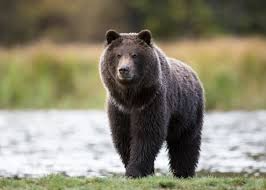
#> input picture Photos:videos/bear.png, 266 x 190 px, found by its file name
$ python threshold.py
#> lines starting #> are read from the running program, lines starting #| are printed output that depends on the picture; after the words box and inside, x2 and y2 are one past the last pixel; in counts of white or black regions, pixels touching at a corner belong together
import cv2

image_path = '/Users/ryanmaroof/ml and dl projects/ComputerVision/Photos:videos/bear.png'

image = cv2.imread(image_path)
#> image is the input picture: shape (190, 266, 3); mean B, G, R 112.3, 132, 136.2

gray_img=cv2.cvtColor(image,cv2.COLOR_BGR2GRAY)
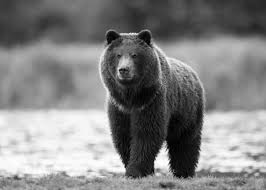
#> gray_img: shape (190, 266); min 0, max 255, mean 131

ret,thresh_img = cv2.threshold(gray_img,127,255,cv2.THRESH_BINARY)
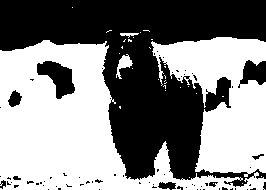
#> thresh_img: shape (190, 266); 52.5% white; 74 black regions (65 under 20 px), largest, box (x1, y1, x2, y2) and area: (0, 0, 266, 187) 22130, (37, 61, 75, 99) 786, (238, 60, 266, 88) 471

cv2.imshow('image',image)
cv2.imshow('gray_img',gray_img)
cv2.imshow('thresh_img',thresh_img)
cv2.waitKey(0)
cv2.destroyAllWindows()

$ run again, with Photos:videos/bird.png copied over Photos:videos/bear.png
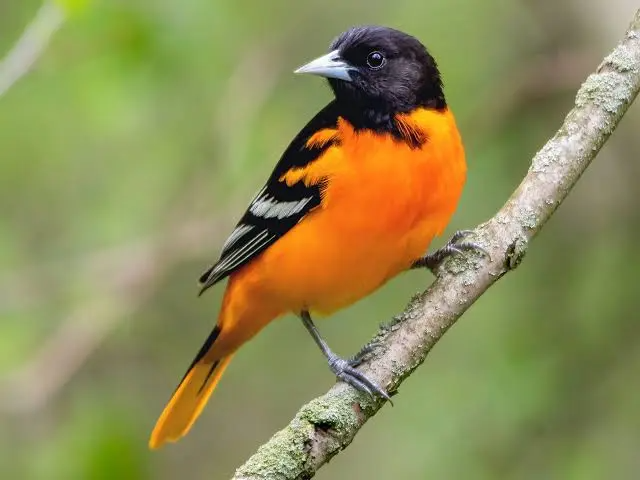
#> input picture Photos:videos/bird.png, 640 x 480 px, found by its file name
#> image is the input picture: shape (480, 640, 3); mean B, G, R 86.8, 140, 142.6
#> `gray_img=cv2.cvtColor(image,cv2.COLOR_BGR2GRAY)`:
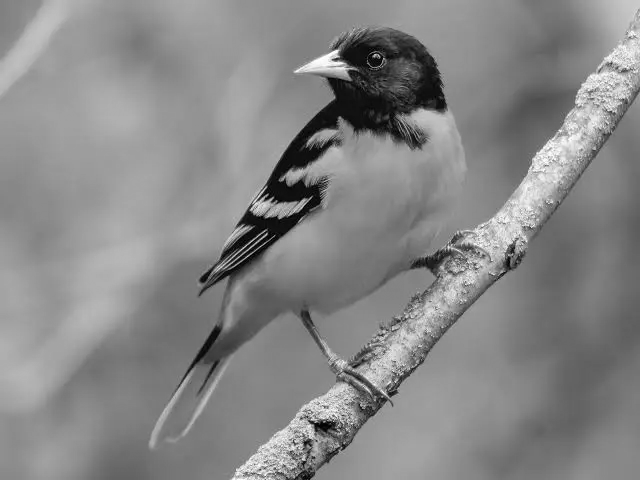
#> gray_img: shape (480, 640); min 0, max 255, mean 134.7
#> `ret,thresh_img = cv2.threshold(gray_img,127,255,cv2.THRESH_BINARY)`:
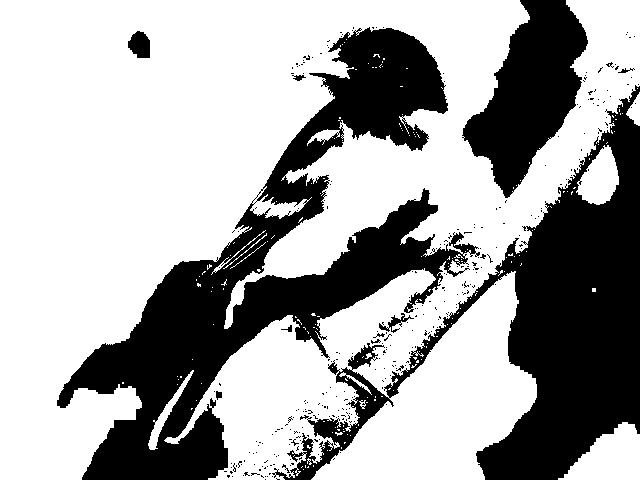
#> thresh_img: shape (480, 640); 65.6% white; 313 black regions (301 under 20 px), largest, box (x1, y1, x2, y2) and area: (57, 27, 480, 480) 51397, (272, 85, 640, 480) 39880, (462, 0, 588, 198) 12870
